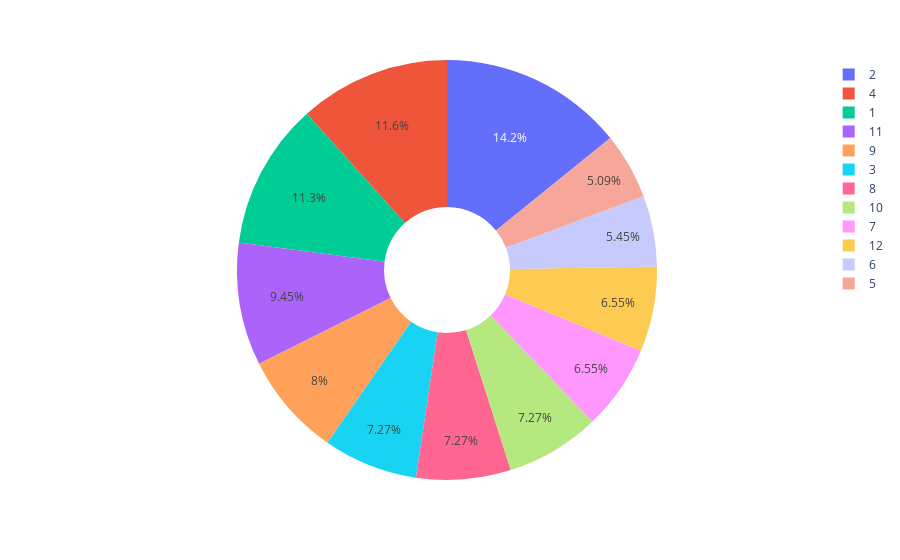

Source (notebook cell):
### Code cell
fig = px.pie(Final_Result, values='PartyCode',names='District', hole= 0.3)

fig.show()

### Figure 1 — Plotly figure (JSON) as saved in the notebook; plotly's stock layout.template omitted (floating-point values rounded to 4 significant figures)
{"data": [{"domain": {"x": [0, 1], "y": [0, 1]}, "hole": 0.3, "hovertemplate": "District=%{label}<br>PartyCode=%{value}<extra></extra>", "labels": [1, 1, 2, 2, 3, 4, 4, 4, 7, 8, 8, 10, 12, 1, 1, 2, 2, 3, 4, 4, 4, 4, 5, 6, 7, 8, 9, 9, 10, 10, 11, 11, 12, 12, 1, 2, 4, 7, 8, 10, 11, 1, 2, 3, 4, 4, 5, 6, 9, 10, 11, 11, 12, 1, 1, 2, 2, 2, 2, 3, 3, 4, 5, 6, 7, 7, 8, 9, 10, 11, 12, 1, 2, 3, 4, 6, 8, 9, 10, 11, 12, 2, 5, 3, 3, 11, 12, 5, 11, 1, 6, 4, 10, 7, 9, 5, 8, 1, 11, 2, 9], "legendgroup": "", "name": "", "showlegend": true, "type": "pie", "values": [2, 8, 2, 8, 2, 2, 6, 8, 8, 2, 6, 2, 6, 2, 2, 2, 2, 2, 2, 2, 2, 2, 2, 2, 2, 2, 2, 2, 2, 2, 2, 2, 2, 2, 4, 4, 4, 4, 4, 4, 4, 6, 6, 6, 6, 6, 6, 6, 6, 6, 6, 6, 6, 8, 8, 8, 8, 8, 8, 8, 8, 8, 8, 8, 8, 8, 8, 8, 8, 8, 8, 10, 10, 10, 10, 10, 10, 10, 10, 10, 10, 2, 2, 2, 2, 2, 2, 2, 4, 4, 4, 6, 6, 6, 6, 8, 8, 8, 8, 10, 10]}], "layout": {"autosize": true, "legend": {"tracegroupgap": 0}, "margin": {"t": 60}}}
